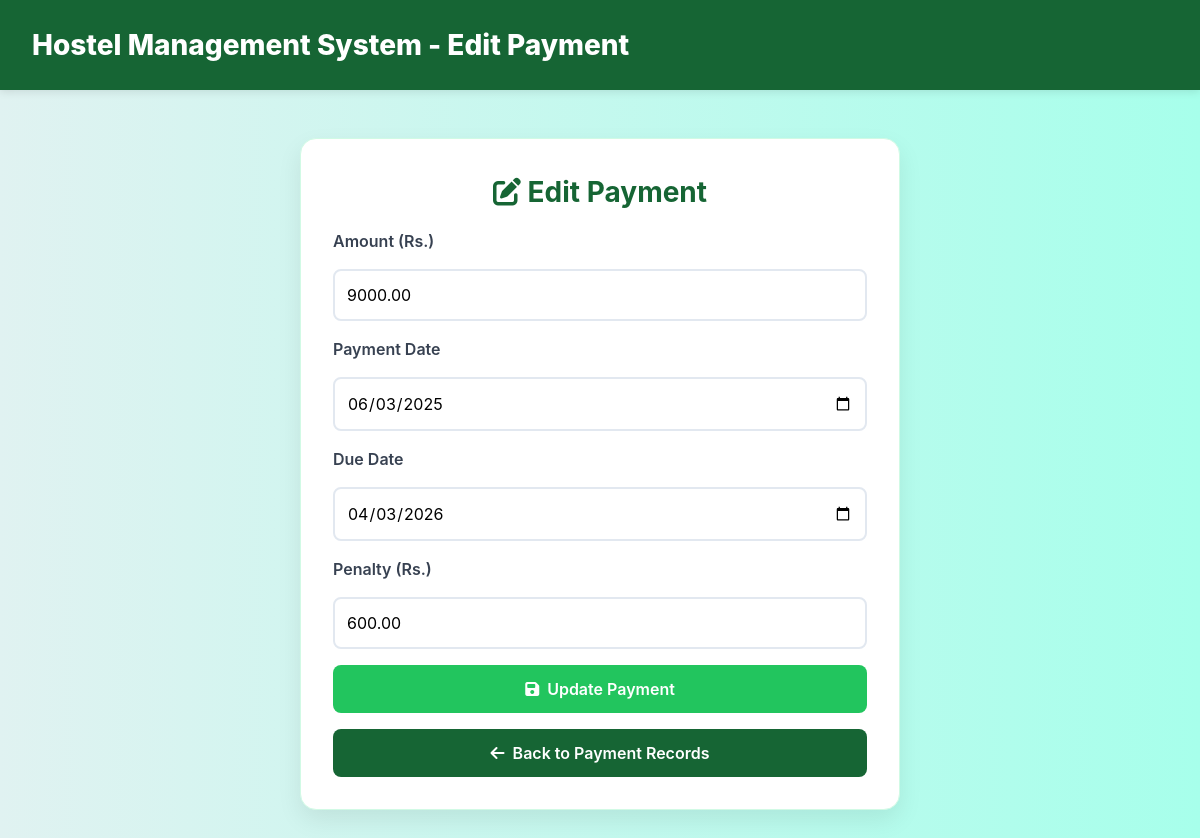
Page /edit_payment.php?id=2 (signed in) on the committed database.
### tables this page shows
CREATE TABLE `payment` (
  `Payment_ID` int(11) NOT NULL,
  `Student_ID` varchar(10) DEFAULT NULL,
  `amount` decimal(10,2) DEFAULT NULL,
  `Payment_date` date DEFAULT NULL,
  `due_date` date DEFAULT NULL,
  `penalty` decimal(10,2) DEFAULT 0.00,
  `month_of_payment` varchar(20) DEFAULT NULL
);

### edit_payment.php (the view, shortened to what this page needs)
<?php
include 'db_connect.php';
if (isset($_GET['id'])) {
    $payment_id = $_GET['id'];
    $stmt = $conn->prepare("SELECT * FROM payment WHERE Payment_ID = ?");
    $stmt->bind_param("i", $payment_id);
    $stmt->execute();
    $result = $stmt->get_result();
    $payment = $result->fetch_assoc();
}
?>
<!DOCTYPE html>
<html lang="en">
<head>
    <link href="https://cdn.jsdelivr.net/npm/tailwindcss@2.2.19/dist/tailwind.min.css" rel="stylesheet">
    <link rel="stylesheet" href="https://cdnjs.cloudflare.com/ajax/libs/font-awesome/6.4.0/css/all.min.css">
</head>
<body>
<header>
    <h1>Hostel Management System - Edit Payment</h1>
</header>
<div class="dashboard-container">
    <h2><i class="fas fa-edit"></i> Edit Payment</h2>
    <form method="POST">
        <label>Amount (Rs.)</label>
        <input type="number" step="0.01" name="amount" value="<?= htmlspecialchars($payment['amount']) ?>" required>
        <label>Payment Date</label>
        <input type="date" name="payment_date" value="<?= htmlspecialchars($payment['Payment_date']) ?>" required>
        <label>Due Date</label>
        <input type="date" name="due_date" value="<?= htmlspecialchars($payment['due_date']) ?>" required>
        <label>Penalty (Rs.)</label>
        <input type="number" step="0.01" name="penalty" value="<?= htmlspecialchars($payment['penalty']) ?>" required>
        <button type="submit" class="submit-btn">
            <i class="fas fa-save"></i> Update Payment
        </button>
        <a href="view_payments.php" class="back-btn">
            <i class="fas fa-arrow-left"></i> Back to Payment Records
        </a>
    </form>
</div>
</body>
</html>

### edit_payment.php (style rules this page uses)
body { font-family: 'Inter', sans-serif; margin: 0; background: linear-gradient(to right, #e0f2f1, #a7ffeb); }
header { background-color: #166534; color: white; padding: 1.5rem 2rem; box-shadow: 0 2px 8px rgba(0, 0, 0, 0.1); }
header h1 { font-size: 1.75rem; font-weight: 800; }
.dashboard-container { max-width: 600px; margin: 3rem auto; padding: 2rem; background: white; border-radius: 1rem; box-shadow: 0 10px 25px rgba(0, 0, 0, 0.08); border: 1px solid #d1fae5; }
h2 { font-size: 1.75rem; font-weight: 700; color: #166534; text-align: center; margin-bottom: 1rem; }
form { display: flex; flex-direction: column; gap: 1rem; }
label { font-weight: 600; color: #374151; }
input { padding: 0.75rem; border: 2px solid #e2e8f0; border-radius: 0.5rem; font-size: 1rem; }
.submit-btn, .back-btn { display: flex; align-items: center; justify-content: center; gap: 0.5rem; padding: 0.75rem; border-radius: 0.5rem; font-weight: 600; cursor: pointer; text-decoration: none; transition: background 0.3s ease; }
.submit-btn { background-color: #22c55e; color: white; }
.back-btn { background-color: #166534; color: white; }

### rows in the picture
payment: amount "9000.00", payment_date "06/03/2025", due_date "04/03/2026", penalty "600.00"
